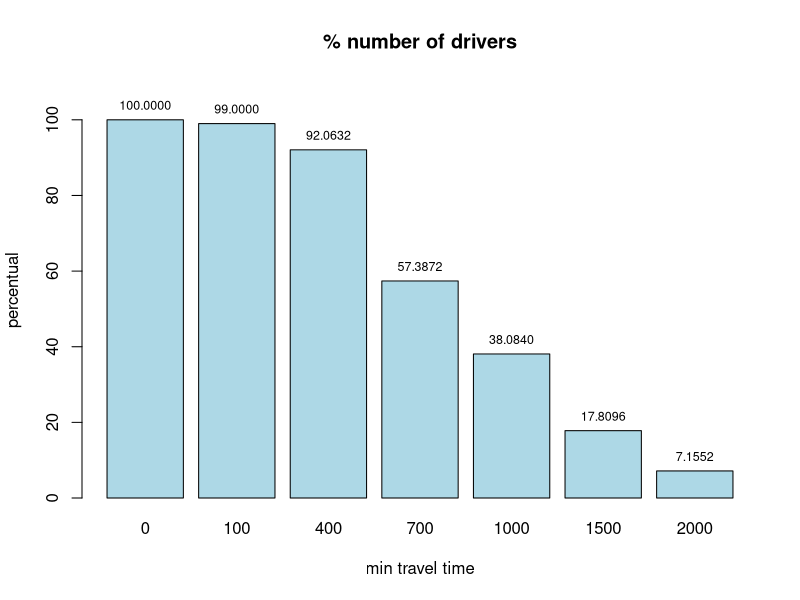

Here is the R script that generated this plot:
#!/usr/bin/Rscript --vanilla --default-packages=utils

##
## author: maicon amarante
##

data=c(25000,24750,23015.8,14346.8,9521,4452.4,1788.8)
p=data*100/25000

postscript("../poau/bar.numdrivers-perc.eps",
		width = 8.0, height = 5.0,
				  horizontal = FALSE, onefile = FALSE, paper = "special")

b <- barx <- barplot(
	as.matrix(p), main="% number of drivers", 
	angle = 15+10*1:5, ylab= "percentual", ylim= c(0,110), xlab="min travel time", beside=TRUE, 
	col=c("lightblue"), space=0.2,
	names.arg=c("0", "100", "400", "700", "1000", "1500", "2000")
)

text(b, p, labels = format(p, 4),pos = 3, cex = .75)

dev.off()

